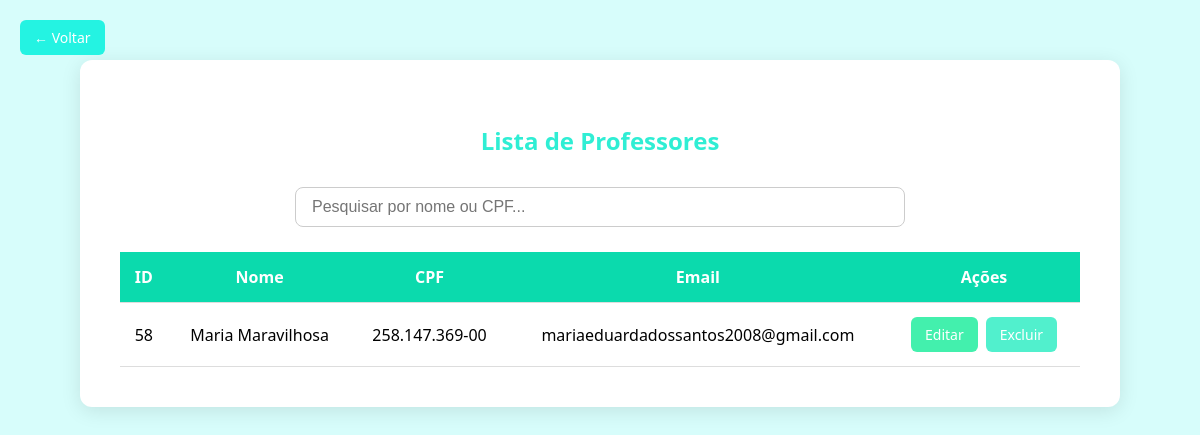
The app's page /professores/listar_professores.php, older data.
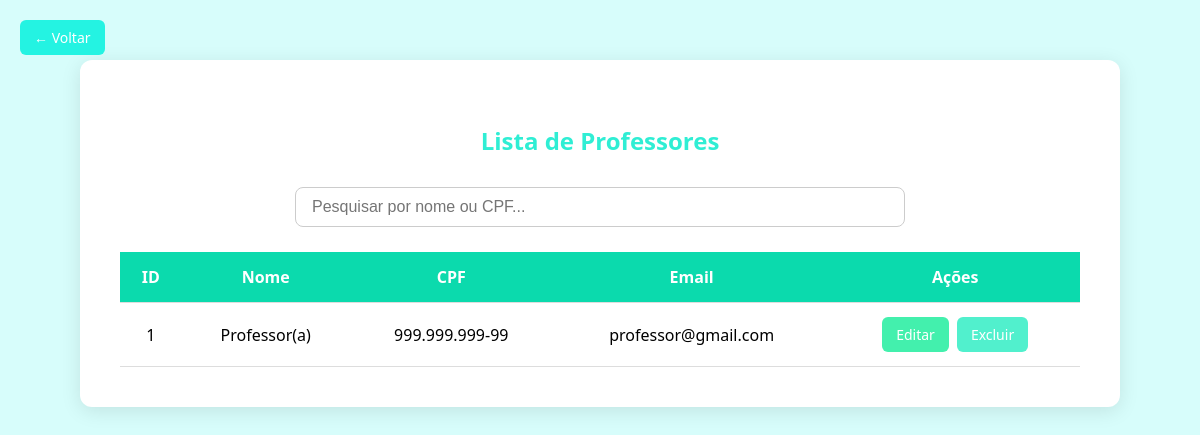
The same page, newer data.
### tables this page shows
CREATE TABLE `professores` (
  `id` int(11) NOT NULL,
  `nome` varchar(40) NOT NULL,
  `cpf` varchar(11) NOT NULL,
  `senha` varchar(255) NOT NULL,
  `email` varchar(100) NOT NULL
);

### professores/listar_professores.php (the view, shortened to what this page needs)
<?php
require '../db.php';
$sql = "SELECT * FROM professores";
$stmt = $pdo->prepare($sql);
$stmt->execute();
$professores = $stmt->fetchAll(PDO::FETCH_ASSOC);
function formatCPF($cpf) {
    if (strlen($cpf) === 11) {
        return preg_replace("/(\d{3})(\d{3})(\d{3})(\d{2})/", "$1.$2.$3-$4", $cpf);
    }
    return $cpf;
}
?>
<!DOCTYPE html>
<html lang="pt-br">
<head>
</head>
<body>
<div class="container">
    <h3>Lista de Professores</h3>
    <div class="search-box">
        <input type="text" id="searchInput" placeholder="Pesquisar por nome ou CPF...">
    </div>
    <table id="professoresTable">
        <thead>
            <tr>
                <th>ID</th>
                <th>Nome</th>
                <th>CPF</th>
                <th>Email</th>
                <th>Ações</th>
            </tr>
        </thead>
        <tbody>
            <?php if ($professores): ?>
                <?php foreach ($professores as $professor): ?>
                    <tr>
                        <td><?= $professor['id']; ?></td>
                        <td><?= htmlspecialchars($professor['nome']); ?></td>
                        <td><?= htmlspecialchars(formatCPF($professor['cpf'])); ?></td>
                        <td><?= htmlspecialchars($professor['email']); ?></td>
                        <td>
                            <div style="display: flex; justify-content: center; gap: 8px;">
                                <a class="btn btn-editar" href="?editar=<?= $professor['id']; ?>">Editar</a>
                                <a class="btn btn-excluir" href="?excluir=<?= $professor['id']; ?>" onclick="return confirm('Tem certeza que deseja excluir este professor?');">Excluir</a>
                            </div>
                        </td>
                    </tr>
                <?php endforeach; ?>
            <?php else: ?>
                <tr><td colspan="5" class="no-data">Nenhum professor encontrado.</td></tr>
            <?php endif; ?>
        </tbody>
    </table>
    <a href="../listas.php" class="btn btn-voltar">← Voltar</a>
</div>
</body>
</html>

### professores/listar_professores.php (style rules this page uses)
body { background-color:rgb(215, 253, 251); font-family: 'Segoe UI', sans-serif; margin: 0; padding: 0; }
.container { max-width: 960px; margin: 60px auto; background: #ffffff; padding: 40px; border-radius: 12px; box-shadow: 0 4px 20px rgba(0,0,0,0.1); }
h3 { text-align: center; color:rgb(47, 238, 212); font-size: 24px; margin-bottom: 30px; }
.search-box { margin-bottom: 25px; text-align: center; }
#searchInput { width: 60%; padding: 10px 16px; border: 1px solid #ccc; border-radius: 8px; font-size: 16px; }
table { width: 100%; border-collapse: collapse; margin-top: 10px; }
table th, table td { padding: 14px 12px; border-bottom: 1px solid #ddd; text-align: center; }
table th { background-color:rgb(11, 218, 173); color: #fff; }
.btn { padding: 8px 14px; border-radius: 6px; font-size: 14px; font-weight: 500; text-decoration: none; color: #fff; transition: background-color 0.2s ease; cursor: pointer; border: none; }
.btn-editar { background-color:rgb(67, 240, 173); }
.btn-excluir { background-color:rgb(81, 240, 205); }
.btn-voltar { position: absolute; top: 20px; left: 20px; background-color:rgb(36, 243, 226); }

Row changes from the older to the newer data that the page shows:
removed professores: id "58", nome "Maria Maravilhosa", cpf "258.147.369-00", email "mariaeduardadossantos2008@gmail.com"
added professores: id "1", nome "Professor(a)", cpf "999.999.999-99", email "professor@gmail.com"
